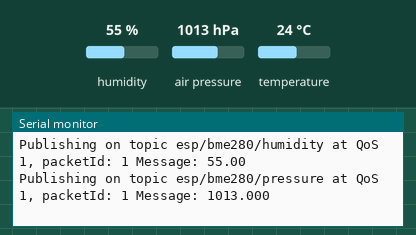
Bench run of a sketch on a simulated ESP8266 (Wemos D1 mini). Shown: the last lines printed to the serial monitor. Inputs (shaded band) come from the test bench; at power-on: humidity 55 %, air pressure 1013 hPa, temperature 24 °C. WiFi joins after 1.5 s; servers stay silent unless stated; no MQTT or app messages arrive unless stated.

Above: at 18.0 s.
18.1 s: humidity set to 22 %
At 20.8 s:
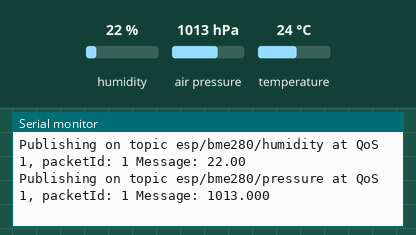
33.0 s: air pressure set to 952 hPa
At 40.8 s:
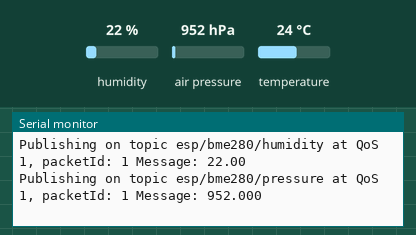
47.9 s: temperature set to 12 °C
At 50.8 s:
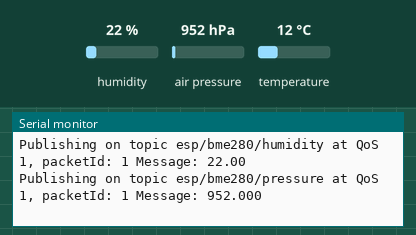

The sketch:

mqtt-mini1.ino
```cpp
/*************************************************************************************************
                                      PROGRAMMINFO
**************************************************************************************************
Funktion: WEMOS D1 R2 mini MQTT Node mit BME280
**************************************************************************************************
Version: 14.04.2021
**************************************************************************************************
Board: WEMOS D1 R2 mini
**************************************************************************************************
C++ Arduino IDE V1.8.13
**************************************************************************************************
Einstellungen:
https://dl.espressif.com/dl/package_esp32_index.json
http://dan.drown.org/stm32duino/package_STM32duino_index.json
https://raw.githubusercontent.com/espressif/arduino-esp32/gh-pages/package_esp32_dev_index.json
http://arduino.esp8266.com/stable/package_esp8266com_index.json

**************************************************************************************************
Librarys
AsyncMqttClient.h
ESPTCP.h

**************************************************************************************************

**************************************************************************************************/


#include <Wire.h>
#include <Adafruit_Sensor.h>
#include <Adafruit_BME280.h>
#include <ESP8266WiFi.h>
#include <Ticker.h>
#include <AsyncMqttClient.h>

#define WIFI_SSID "R2-D2"
#define WIFI_PASSWORD "xxx"


#define MQTT_HOST IPAddress(192, 168, 1, 110)
#define MQTT_PORT 1883

// MQTT Topics
#define MQTT_PUB_TEMP "esp/bme280/temperature"
#define MQTT_PUB_HUM "esp/bme280/humidity"
#define MQTT_PUB_PRES "esp/bme280/pressure"

// BME280 I2C
Adafruit_BME280 bme;
// Variables to hold sensor readings
float temp;
float hum;
float pres;

AsyncMqttClient mqttClient;
Ticker mqttReconnectTimer;

WiFiEventHandler wifiConnectHandler;
WiFiEventHandler wifiDisconnectHandler;
Ticker wifiReconnectTimer;

unsigned long previousMillis = 0;
const long interval = 10000;        // Intervall, in dem Sensormesswerte veröffentlicht werden sollen

void connectToWifi() {
  Serial.println("Verbinde mit Wi-Fi...");
  WiFi.begin(WIFI_SSID, WIFI_PASSWORD);
}

void onWifiConnect(const WiFiEventStationModeGotIP& event) {
  Serial.println("Connected to Wi-Fi.");
  connectToMqtt();
}

void onWifiDisconnect(const WiFiEventStationModeDisconnected& event) {
  Serial.println("Disconnected from Wi-Fi.");
  mqttReconnectTimer.detach();
  wifiReconnectTimer.once(2, connectToWifi);
}

void connectToMqtt() {
  Serial.println("Connecting to MQTT...");
  mqttClient.connect();
}

void onMqttConnect(bool sessionPresent) {
  Serial.println("Connected to MQTT.");
  Serial.print("Session present: ");
  Serial.println(sessionPresent);
}

void onMqttDisconnect(AsyncMqttClientDisconnectReason reason) {
  Serial.println("Disconnected from MQTT.");

  if (WiFi.isConnected()) {
    mqttReconnectTimer.once(2, connectToMqtt);
  }
}

void onMqttPublish(uint16_t packetId) {
  Serial.print("Publish acknowledged.");
  Serial.print("  packetId: ");
  Serial.println(packetId);
}

void setup() {
  Serial.begin(115200);
  Serial.println();

  // Initialize BME280 sensor
  if (!bme.begin(0x76)) {
    Serial.println("Es konnte kein gültiger BME280-Sensor gefunden werden!");
    while (1);
  }

  wifiConnectHandler = WiFi.onStationModeGotIP(onWifiConnect);
  wifiDisconnectHandler = WiFi.onStationModeDisconnected(onWifiDisconnect);

  mqttClient.onConnect(onMqttConnect);
  mqttClient.onDisconnect(onMqttDisconnect);

  mqttClient.onPublish(onMqttPublish);
  mqttClient.setServer(MQTT_HOST, MQTT_PORT);

  // Broker Authentifizierung
  //mqttClient.setCredentials("USER", "PASSWORD");

  connectToWifi();
}

void loop() {
  unsigned long currentMillis = millis();
  // Jede X-Anzahl von Sekunden (Intervall = 10 Sekunden)
  // wird eine neue MQTT-Nachricht veröffentlicht)
  if (currentMillis - previousMillis >= interval) {

    previousMillis = currentMillis;
    // Neue BME280 Sensor Werte
    temp = bme.readTemperature();
    //temp = 1.8*bme.readTemperatur() + 32;
    hum = bme.readHumidity();
    pres = bme.readPressure()/100.0F;

    // Veröffentlichen einer MQTT-Meldung topic esp/bme280/temperature
    uint16_t packetIdPub1 = mqttClient.publish(MQTT_PUB_TEMP, 1, true, String(temp).c_str());
    Serial.printf("Publishing on topic %s at QoS 1, packetId: %i ", MQTT_PUB_TEMP, packetIdPub1);
    Serial.printf("Message: %.2f \n", temp);

    // Veröffentlichen einer MQTT-Nachricht topic esp/bme280/humidity
    uint16_t packetIdPub2 = mqttClient.publish(MQTT_PUB_HUM, 1, true, String(hum).c_str());
    Serial.printf("Publishing on topic %s at QoS 1, packetId: %i ", MQTT_PUB_HUM, packetIdPub2);
    Serial.printf("Message: %.2f \n", hum);

    // Veröffentlichen einer MQTT-Meldung topic esp/bme280/pressure
    uint16_t packetIdPub3 = mqttClient.publish(MQTT_PUB_PRES, 1, true, String(pres).c_str());
    Serial.printf("Publishing on topic %s at QoS 1, packetId: %i ", MQTT_PUB_PRES, packetIdPub3);
    Serial.printf("Message: %.3f \n", pres);
  }
}
```

Measured:
- after the input at 18.1 s, the serial monitor: prints a new line after 1.9 s (image 1)
- after the input at 33.0 s, the serial monitor: prints a new line after 7.0 s (image 2)
- after the input at 47.9 s, the serial monitor: prints a new line after 2.1 s (image 3)
